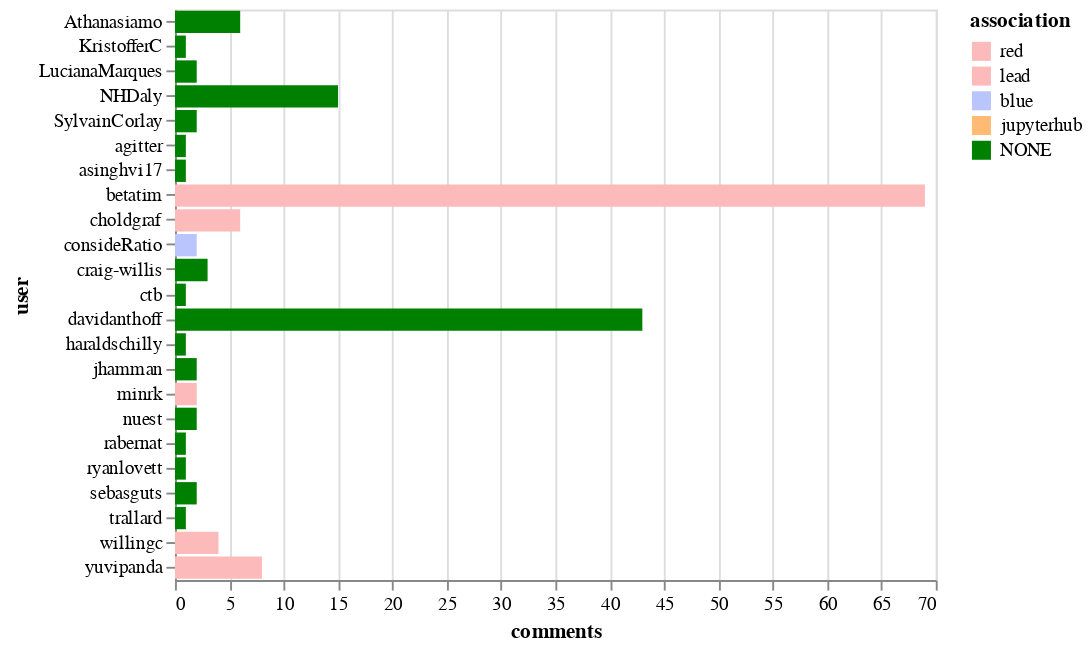

Notebook cell for this chart:
### Markdown cell above
## Top commenters

### Code cell
alt.Chart(top_commenters).mark_bar().encode(
    x='comments',
    y='user',
    color=alt.Color('association', sort=["CONTRIBUTOR", "MEMBER", "NONE"], scale=color_scale)
)

### Figure 1 — Vega-Lite specification as saved in the notebook (floating-point values rounded to 4 significant figures)
{"$schema": "https://vega.github.io/schema/vega-lite/v2.6.0.json", "config": {"view": {"height": 300, "width": 400}}, "data": {"name": "data-146de71b290043dc7d4b5c6cc8106f1d"}, "datasets": {"data-146de71b290043dc7d4b5c6cc8106f1d": [{"association": "red", "comments": 69, "user": "betatim"}, {"association": "NONE", "comments": 43, "user": "davidanthoff"}, {"association": "NONE", "comments": 15, "user": "NHDaly"}, {"association": "red", "comments": 8, "user": "yuvipanda"}, {"association": "red", "comments": 6, "user": "choldgraf"}, {"association": "NONE", "comments": 6, "user": "Athanasiamo"}, {"association": "red", "comments": 4, "user": "willingc"}, {"association": "NONE", "comments": 3, "user": "craig-willis"}, {"association": "NONE", "comments": 2, "user": "nuest"}, {"association": "NONE", "comments": 2, "user": "SylvainCorlay"}, {"association": "NONE", "comments": 2, "user": "jhamman"}, {"association": "NONE", "comments": 2, "user": "LucianaMarques"}, {"association": "blue", "comments": 2, "user": "consideRatio"}, {"association": "lead", "comments": 2, "user": "minrk"}, {"association": "NONE", "comments": 2, "user": "sebasguts"}, {"association": "NONE", "comments": 1, "user": "KristofferC"}, {"association": "NONE", "comments": 1, "user": "trallard"}, {"association": "NONE", "comments": 1, "user": "ryanlovett"}, {"association": "NONE", "comments": 1, "user": "agitter"}, {"association": "NONE", "comments": 1, "user": "asinghvi17"}, {"association": "NONE", "comments": 1, "user": "rabernat"}, {"association": "NONE", "comments": 1, "user": "haraldschilly"}, {"association": "NONE", "comments": 1, "user": "ctb"}]}, "encoding": {"color": {"field": "association", "scale": {"domain": ["red", "lead", "blue", "jupyterhub", "NONE"], "range": ["#fdbaba", "#fdbaba", "#bac5fd", "#ffbb74", "green"]}, "sort": ["CONTRIBUTOR", "MEMBER", "NONE"], "type": "nominal"}, "x": {"field": "comments", "type": "quantitative"}, "y": {"field": "user", "type": "nominal"}}, "mark": "bar"}
